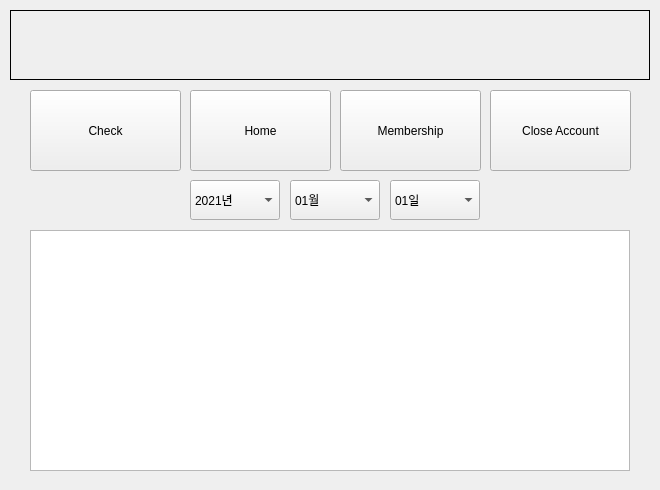
<?xml version="1.0" encoding="UTF-8"?>
<ui version="4.0">
 <class>MainWindow</class>
 <widget class="QMainWindow" name="MainWindow">
  <property name="geometry">
   <rect>
    <x>0</x>
    <y>0</y>
    <width>660</width>
    <height>490</height>
   </rect>
  </property>
  <property name="windowTitle">
   <string>MainWindow</string>
  </property>
  <widget class="QWidget" name="centralwidget">
   <widget class="QTextBrowser" name="textBrowser">
    <property name="geometry">
     <rect>
      <x>30</x>
      <y>230</y>
      <width>600</width>
      <height>241</height>
     </rect>
    </property>
   </widget>
   <widget class="QPushButton" name="pb_home">
    <property name="geometry">
     <rect>
      <x>190</x>
      <y>90</y>
      <width>141</width>
      <height>81</height>
     </rect>
    </property>
    <property name="text">
     <string>Home</string>
    </property>
   </widget>
   <widget class="QPushButton" name="pb_membership">
    <property name="geometry">
     <rect>
      <x>340</x>
      <y>90</y>
      <width>141</width>
      <height>81</height>
     </rect>
    </property>
    <property name="text">
     <string>Membership</string>
    </property>
   </widget>
   <widget class="QPushButton" name="pb_check">
    <property name="geometry">
     <rect>
      <x>30</x>
      <y>90</y>
      <width>151</width>
      <height>81</height>
     </rect>
    </property>
    <property name="text">
     <string>Check</string>
    </property>
   </widget>
   <widget class="QPushButton" name="pb_remove">
    <property name="geometry">
     <rect>
      <x>490</x>
      <y>90</y>
      <width>141</width>
      <height>81</height>
     </rect>
    </property>
    <property name="text">
     <string>Close Account</string>
    </property>
   </widget>
   <widget class="QLabel" name="label_confirm">
    <property name="geometry">
     <rect>
      <x>10</x>
      <y>10</y>
      <width>640</width>
      <height>70</height>
     </rect>
    </property>
    <property name="font">
     <font>
      <family>American Typewriter</family>
      <pointsize>24</pointsize>
     </font>
    </property>
    <property name="frameShape">
     <enum>QFrame::Panel</enum>
    </property>
    <property name="text">
     <string/>
    </property>
    <property name="alignment">
     <set>Qt::AlignCenter</set>
    </property>
   </widget>
   <widget class="QComboBox" name="comboBox_year">
    <property name="geometry">
     <rect>
      <x>190</x>
      <y>180</y>
      <width>90</width>
      <height>40</height>
     </rect>
    </property>
    <item>
     <property name="text">
      <string>2021년</string>
     </property>
    </item>
   </widget>
   <widget class="QComboBox" name="comboBox_month">
    <property name="geometry">
     <rect>
      <x>290</x>
      <y>180</y>
      <width>90</width>
      <height>40</height>
     </rect>
    </property>
    <item>
     <property name="text">
      <string>01월</string>
     </property>
    </item>
    <item>
     <property name="text">
      <string>02월</string>
     </property>
    </item>
    <item>
     <property name="text">
      <string>03월</string>
     </property>
    </item>
    <item>
     <property name="text">
      <string>04월</string>
     </property>
    </item>
    <item>
     <property name="text">
      <string>05월</string>
     </property>
    </item>
    <item>
     <property name="text">
      <string>06월</string>
     </property>
    </item>
    <item>
     <property name="text">
      <string>07월</string>
     </property>
    </item>
    <item>
     <property name="text">
      <string>08월</string>
     </property>
    </item>
    <item>
     <property name="text">
      <string>09월</string>
     </property>
    </item>
    <item>
     <property name="text">
      <string>10월</string>
     </property>
    </item>
    <item>
     <property name="text">
      <string>11월</string>
     </property>
    </item>
    <item>
     <property name="text">
      <string>12월</string>
     </property>
    </item>
   </widget>
   <widget class="QComboBox" name="comboBox_day">
    <property name="geometry">
     <rect>
      <x>390</x>
      <y>180</y>
      <width>90</width>
      <height>40</height>
     </rect>
    </property>
    <item>
     <property name="text">
      <string>01일</string>
     </property>
    </item>
    <item>
     <property name="text">
      <string>02일</string>
     </property>
    </item>
    <item>
     <property name="text">
      <string>03일</string>
     </property>
    </item>
    <item>
     <property name="text">
      <string>04일</string>
     </property>
    </item>
    <item>
     <property name="text">
      <string>05일</string>
     </property>
    </item>
    <item>
     <property name="text">
      <string>06일</string>
     </property>
    </item>
    <item>
     <property name="text">
      <string>07일</string>
     </property>
    </item>
    <item>
     <property name="text">
      <string>08일</string>
     </property>
    </item>
    <item>
     <property name="text">
      <string>09일</string>
     </property>
    </item>
    <item>
     <property name="text">
      <string>10일</string>
     </property>
    </item>
    <item>
     <property name="text">
      <string>11일</string>
     </property>
    </item>
    <item>
     <property name="text">
      <string>12일</string>
     </property>
    </item>
    <item>
     <property name="text">
      <string>13일</string>
     </property>
    </item>
    <item>
     <property name="text">
      <string>14일</string>
     </property>
    </item>
    <item>
     <property name="text">
      <string>15일</string>
     </property>
    </item>
    <item>
     <property name="text">
      <string>16일</string>
     </property>
    </item>
    <item>
     <property name="text">
      <string>17일</string>
     </property>
    </item>
    <item>
     <property name="text">
      <string>18일</string>
     </property>
    </item>
    <item>
     <property name="text">
      <string>19일</string>
     </property>
    </item>
    <item>
     <property name="text">
      <string>20일</string>
     </property>
    </item>
    <item>
     <property name="text">
      <string>21일</string>
     </property>
    </item>
    <item>
     <property name="text">
      <string>22일</string>
     </property>
    </item>
    <item>
     <property name="text">
      <string>23일</string>
     </property>
    </item>
    <item>
     <property name="text">
      <string>24일</string>
     </property>
    </item>
    <item>
     <property name="text">
      <string>25일</string>
     </property>
    </item>
    <item>
     <property name="text">
      <string>26일</string>
     </property>
    </item>
    <item>
     <property name="text">
      <string>27일</string>
     </property>
    </item>
    <item>
     <property name="text">
      <string>28일</string>
     </property>
    </item>
    <item>
     <property name="text">
      <string>29일</string>
     </property>
    </item>
    <item>
     <property name="text">
      <string>30일</string>
     </property>
    </item>
    <item>
     <property name="text">
      <string>31일</string>
     </property>
    </item>
   </widget>
  </widget>
 </widget>
 <resources/>
 <connections/>
</ui>
